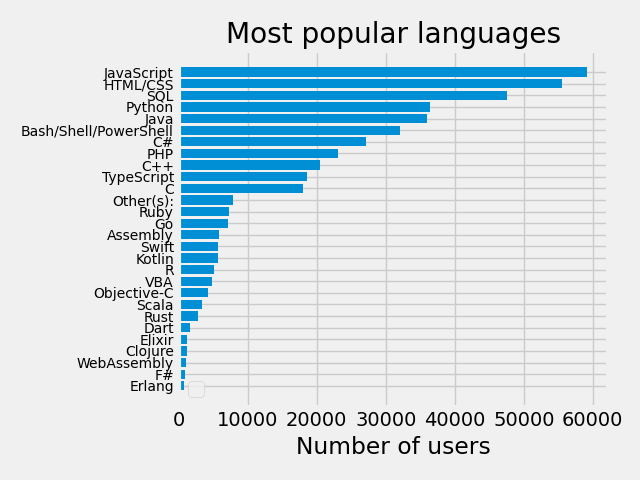

The script that saved this image:
from matplotlib import pyplot as plt
import numpy as np
import csv
from collections import Counter
import pandas as pd

plt.style.use('fivethirtyeight')

# Read CSV with pandas
data = pd.read_csv('data.csv')
ids = data['Responder_id']
lang_responses = data['LanguagesWorkedWith']

# Create Counter
language_counter = Counter()

# Update Counter
for response in lang_responses:
    language_counter.update(response.split(";"))

# Separate the languages and counts to plot
languages = []
popularity = []

for item in language_counter.most_common():
    languages.append(item[0])
    popularity.append(item[1])


# Reverse order, most popular at top
languages.reverse()
popularity.reverse()

plt.barh(languages, popularity)

plt.title("Most popular languages")
plt.xlabel("Number of users")
plt.yticks(fontsize=10)

plt.legend()

plt.tight_layout()
plt.savefig("hbar.png")

plt.show()
